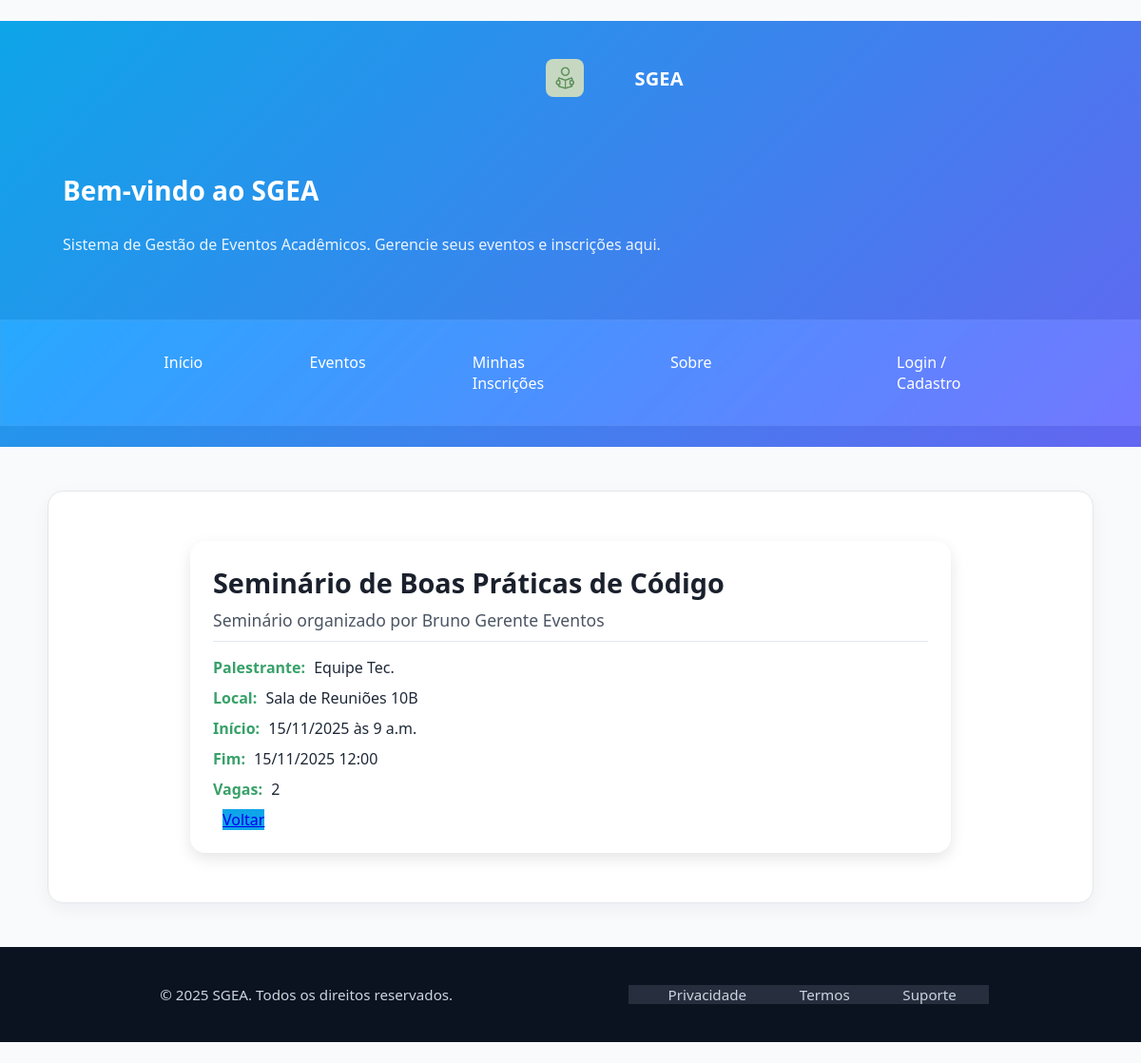
The app's page /eventos/2 with its own data.
### aulaweb/models.py (models this page shows, shortened)
class Evento(models.Model):
    tipo_evento = models.CharField(max_length=20, choices=TIPOS_EVENTO)
    nome = models.CharField(max_length=200, db_column='nome')
    data_inicial = models.DateTimeField()
    data_final = models.DateTimeField()
    horario = models.TimeField()
    local = models.CharField(max_length=100)
    palestrante_nome = models.CharField(max_length=150, blank=True, null=True, help_text='Nome do Palestrante ou Convidado')
    quantidade_participantes = models.PositiveIntegerField(
        help_text='Limite de inscrições para o evento'
    )
    organizador_responsavel = models.ForeignKey(
        Usuario,
        on_delete=models.SET_NULL,
        related_name='eventos_organizados',
        null=True
    )
    data_criacao = models.DateTimeField(auto_now_add=True)
    data_atualizacao = models.DateTimeField(auto_now=True)
    class Meta:
        db_table = "evento"
        ordering = ["data_inicial", "horario"]
        verbose_name = "Evento"
        verbose_name_plural = "Eventos"

class Usuario(models.Model):
    nome = models.CharField(max_length=150, db_column='nome')
    telefone = models.CharField(max_length=15, blank=True, null=True)
    instituicao_ensino = models.CharField(
        max_length=100,
        blank=True,
        null=True,
        help_text='Obrigatório para alunos e professores'
    )
    perfil = models.CharField(max_length=15, choices=PERFIS_USUARIO)
    data_criacao = models.DateTimeField(auto_now_add=True)
    data_atualizacao = models.DateTimeField(auto_now=True)
    class Meta:
        db_table = "usuario"
        ordering = ["nome"]
        verbose_name = "Usuário"
        verbose_name_plural = "Usuários"

### aulaweb/views.py (the view)
# urls.py: path('eventos/<int:id>', views.detalhar_evento, name='detalhar_evento'),
def detalhar_evento(request, id):
    evento = get_object_or_404(Evento, pk=id)
    inscricoes = Inscricao.objects.filter(evento=evento)
    return render(request, 'aulaweb/evento/detail_evento.html',
                  {'evento': evento, 'inscricoes': inscricoes})

### aulaweb/templates/aulaweb/evento/detail_evento.html (shortened to what this page needs)
{% extends "aulaweb/base.html" %}
{% block conteudo %}
<div class="container">
    <div class="evento-titulo">{{ evento.nome }}</div>
    <div class="evento-data-local">
        {{ evento.get_tipo_evento_display }} organizado por {{ evento.organizador_responsavel.nome }}
    </div>
    {% if evento.palestrante_nome %}
    <div class="info-item">
        <span class="info-label">Palestrante:</span> {{ evento.palestrante_nome }}
    </div>
    {% endif %}
    <div class="info-item">
        <span class="info-label">Local:</span> {{ evento.local }}
    </div>
    <div class="info-item">
        <span class="info-label">Início:</span> {{ evento.data_inicial|date:"d/m/Y" }} às {{ evento.horario }}
    </div>
    <div class="info-item">
        <span class="info-label">Fim:</span> {{ evento.data_final|date:"d/m/Y H:i" }}
    </div>
    <div class="info-item">
        <span class="info-label">Vagas:</span> {{ evento.quantidade_participantes }}
    </div>
    <a href="javascript:history.back()" class="btn-voltar" style="margin-left: 10px; background-color: #0ea5e9;">Voltar</a>
</div>
{% endblock %}

### aulaweb/static/css/style.css (style rules this page uses)
*, *::before, *::after { box-sizing: border-box; }
html, body { margin: 0; padding: 0; }
body { font-family: system-ui, -apple-system, Segoe UI, Roboto, Arial, sans-serif; color: #1f2937; background: #f8fafc; min-height: 100vh; display: flex; flex-direction: column; }
.evento-titulo { font-size: 1.2rem; font-weight: bold; color: #1f2937; margin-bottom: 8px; }

### aulaweb/templates/aulaweb/evento/detail_evento.html (style rules this page uses)
.container { background: white; padding: 24px; border-radius: 16px; box-shadow: 0 6px 16px rgba(0,0,0,0.1); max-width: 800px; width: 100%; text-align: left; margin: 30px auto; }
.evento-titulo { font-size: 1.8rem; font-weight: bold; color: #1a202c; margin-bottom: 8px; }
.evento-data-local { font-size: 1.1rem; color: #4b5563; margin-bottom: 16px; border-bottom: 1px solid #e2e8f0; padding-bottom: 10px; }
.info-item { margin-bottom: 10px; font-size: 1rem; }
.info-label { font-weight: 600; color: #38a169; margin-right: 5px; }

### records on screen
Evento: nome "Seminário de Boas Práticas de Código", tipo_evento "Seminário", organizador_responsavel.nome "Bruno Gerente Eventos", palestrante_nome "Equipe Tec.", local "Sala de Reuniões 10B", data_inicial "15/11/2025", horario "9 a.m.", data_final "15/11/2025 12:00", quantidade_participantes "2"
